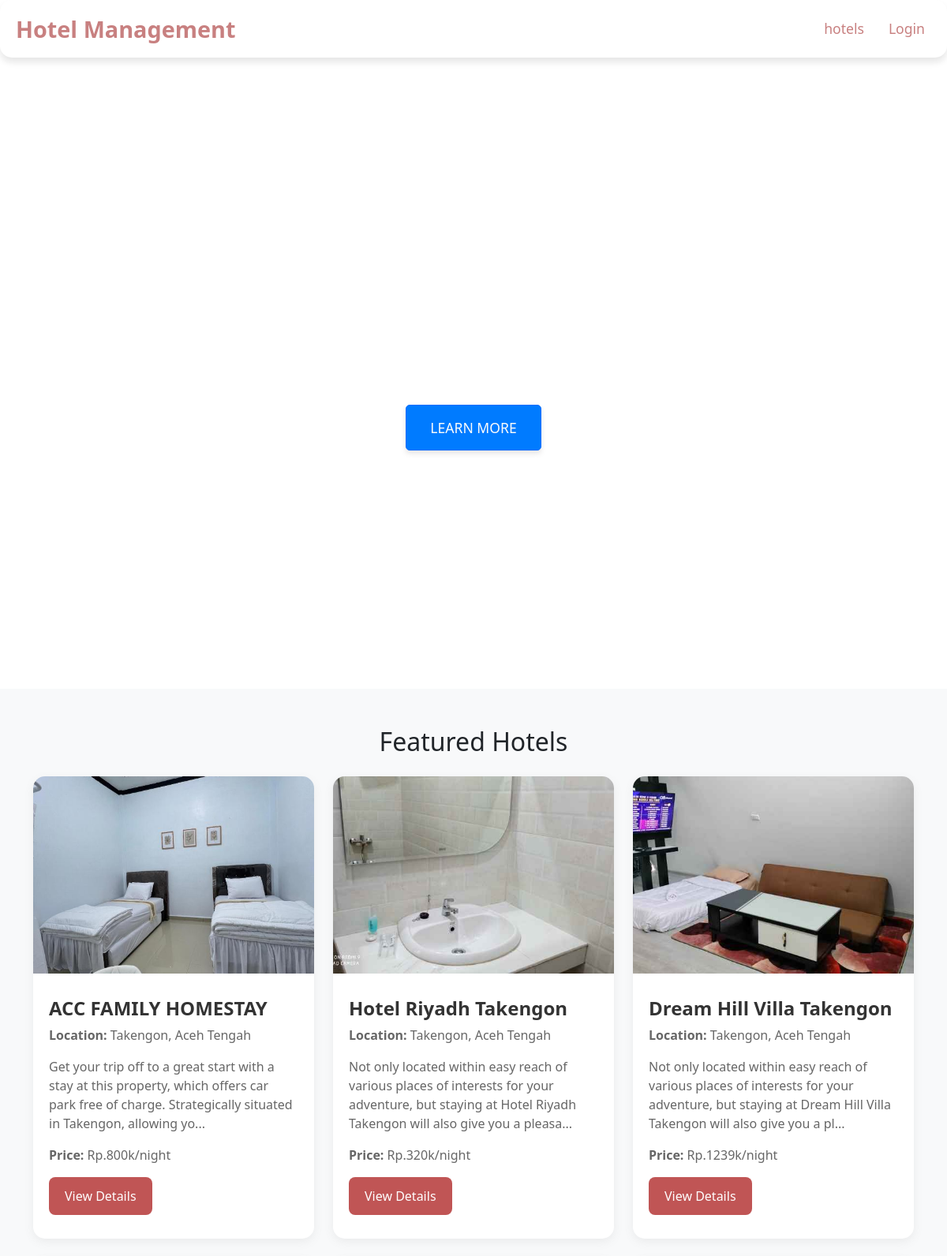
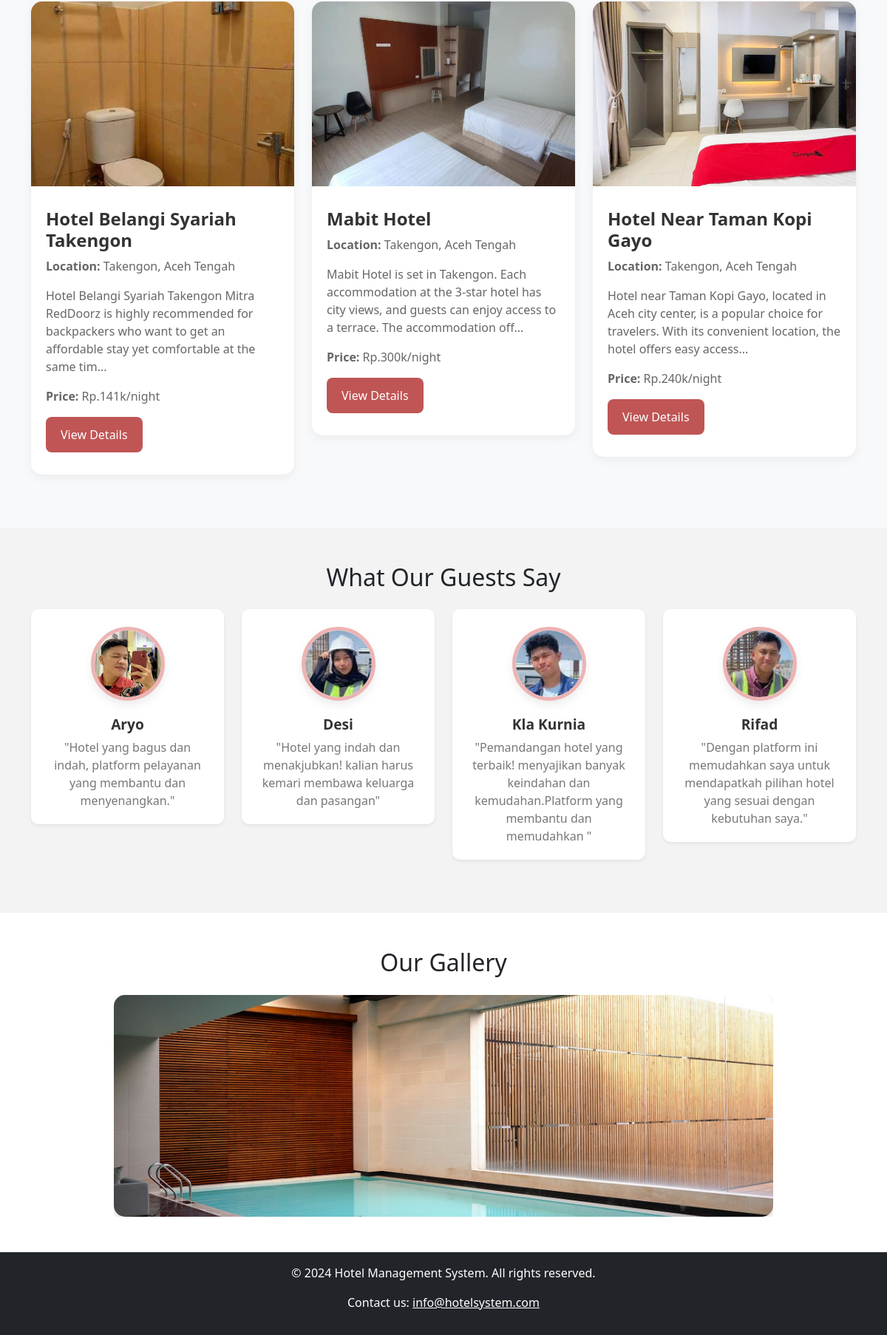
The page / on the database its author committed (2 pictures, top to bottom).
### models.py (models this page shows, shortened)
class Hotel(db.Model):
    __tablename__ = 'hotel'
    id = db.Column(db.Integer, primary_key=True)
    name = db.Column(db.String(100), nullable=False)
    location = db.Column(db.String(200), nullable=False)
    description = db.Column(db.String(500), nullable=False)
    price_per_night = db.Column(db.Integer, nullable=False)
    images = db.Column(db.String(500), nullable=True)  # Kolom images yang baru ditambahkan
    available_rooms = db.Column(db.Integer, nullable=False, default=0)
    bookings = db.relationship('Booking', back_populates='hotel')

### app.py (the view)
@app.route('/')
def home():
    hotels = Hotel.query.limit(6).all()
    return render_template('home.html', hotels=hotels)

### templates/home.html (shortened to what this page needs)
<!DOCTYPE html>
<html lang="en">
  <head>
    <link
      href="https://cdn.jsdelivr.net/npm/bootstrap@5.3.0-alpha1/dist/css/bootstrap.min.css"
      rel="stylesheet" />
    <link
      rel="stylesheet"
      href="{{ url_for('static', filename='css/home.css') }}" />
  </head>
  <body>
    {% include 'navbar.html' %}
    <div class="hero-carousel-wrapper">
      <div class="pic-ctn">
      </div>
      <div class="hero d-flex justify-content-center align-items-center">
        <div class="text-center">
          <h1>Welcome to Our Website</h1>
          <p>Your journey begins here</p>
          <a href="#" class="btn btn-primary">Learn More</a>
        </div>
      </div>
    </div>
    <section class="features py-5 bg-light">
      <div class="container">
        <h2 class="text-center mb-4">Featured Hotels</h2>
        <div class="row">
          {% for hotel in hotels %}
          <div class="col-md-4 mb-4">
            <div class="card feature-card">
              <div class="card-image">
                <img
                  src="{{ url_for('static', filename='images/' + hotel.images.split(',')[0] if hotel.images else 'default.jpg') }}"
                  alt="{{ hotel.name }}"
                  class="img-fluid" />
              </div>
              <div class="card-body">
                <h5 class="card-title">{{ hotel.name }}</h5>
                <p class="card-text">
                  <strong>Location: </strong>{{ hotel.location }}
                </p>
                <p class="card-text">{{ hotel.description[:150] }}...</p>
                <p class="card-text">
                  <strong>Price: </strong>Rp.{{ hotel.price_per_night }}k/night
                </p>
                <a href="/hotel/{{ hotel.id }}" class="btn btn-primary"
                  >View Details</a
                >
              </div>
            </div>
          </div>
          {% endfor %}
        </div>
      </div>
    </section>
    <section class="testimonials py-5">
      <div class="container">
        <h2 class="text-center mb-4">What Our Guests Say</h2>
        <div class="row">
          <div class="col-md-3 mb-4">
            <div class="card shadow-sm">
              <img
                src="{{ url_for('static', filename='images/testi4.jpg') }}"
                alt="Guest 1"
                class="card-img-top rounded-circle mx-auto mt-4"
                style="width: 100px; height: 100px" />
              <div class="card-body text-center">
                <h5 class="card-title">Aryo</h5>
                <p class="card-text">
                  "Hotel yang bagus dan indah, platform pelayanan yang membantu
                  dan menyenangkan."
                </p>
              </div>
            </div>
          </div>
          <div class="col-md-3 mb-4">
            <div class="card shadow-sm">
              <img
                src="{{ url_for('static', filename='images/testi1.jpg') }}"
                alt="Guest 2"
                class="card-img-top rounded-circle mx-auto mt-4"
                style="width: 100px; height: 100px" />
              <div class="card-body text-center">
                <h5 class="card-title">Desi</h5>
                <p class="card-text">
                  "Hotel yang indah dan menakjubkan! kalian harus kemari membawa
                  keluarga dan pasangan"
                </p>
              </div>
            </div>
          </div>
          <div class="col-md-3 mb-4">
            <div class="card shadow-sm">
              <img
                src="{{ url_for('static', filename='images/testi2.jpg') }}"
                alt="Guest 3"
                class="card-img-top rounded-circle mx-auto mt-4"
                style="width: 100px; height: 100px" />
              <div class="card-body text-center">
                <h5 class="card-title">Kla Kurnia</h5>
                <p class="card-text">
                  "Pemandangan hotel yang terbaik! menyajikan banyak keindahan
                  dan kemudahan.Platform yang membantu dan memudahkan "
                </p>
              </div>
            </div>
          </div>
          <div class="col-md-3 mb-4">
            <div class="card shadow-sm">
              <img
                src="{{ url_for('static', filename='images/testi3.jpg') }}"
                alt="Guest 4"
                class="card-img-top rounded-circle mx-auto mt-4"
                style="width: 100px; height: 100px" />
              <div class="card-body text-center">
                <h5 class="card-title">Rifad</h5>
                <p class="card-text">
                  "Dengan platform ini memudahkan saya untuk mendapatkah pilihan
                  hotel yang sesuai dengan kebutuhan saya."
                </p>
              </div>
            </div>
          </div>
        </div>
      </div>
    </section>
    <section class="carousel-postcard py-5">
      <div class="container">
        <h2 class="text-center mb-4">Our Gallery</h2>
        <div
          id="carouselExamplePostcard"
          class="carousel slide"
          data-bs-ride="carousel"
          data-bs-interval="2000">
          <div class="carousel-inner">
            <div class="carousel-item">
              <img
                src="{{ url_for('static', filename='images/gambar2.jpg') }}"
                class="d-block w-100 postcard-img"
                alt="Postcard Image 2" />
            </div>
          </div>
        </div>
      </div>
    </section>
    <footer class="footer bg-dark text-white py-3">
      <div class="container text-center">
        <p>&copy; 2024 Hotel Management System. All rights reserved.</p>
        <p>
          Contact us:
          <a href="mailto:info@hotelsystem.com" class="text-white"
            >info@hotelsystem.com</a
          >
        </p>
      </div>
    </footer>
  </body>
</html>

### templates/navbar.html (shortened to what this page needs)
<link
  rel="stylesheet"
  href="{{ url_for('static', filename='css/navbar.css') }}" />
    <nav class="navbar navbar-expand-lg navbar-light bg-light">
      <a class="navbar-brand" href="{{ url_for('home') }}">Hotel Management</a>
      <div class="collapse navbar-collapse" id="navbarNav">
        <ul class="navbar-nav ml-auto">
          <li class="nav-item active">
            <a class="nav-link" href="{{ url_for('hotels') }}">hotels</a>
          </li>
        {% if current_user.is_authenticated %}
        <li class="nav-item">
          <a class="nav-link" href="{{ url_for('logout') }}">Logout</a>
        </li>
        {% else %}
        <li class="nav-item">
          <a class="nav-link" href="{{ url_for('login') }}">Login</a>
        </li>
        {% endif %}
      </ul>
    </div>
</nav>

### static/css/home.css (style rules this page uses)
.hero-carousel-wrapper { position: relative; height: 100vh; }
.pic-ctn { position: absolute; top: 0; left: 0; width: 100%; height: 100%; z-index: 1; overflow: hidden; }
.hero { position: absolute; top: 0; left: 0; right: 0; bottom: 0; display: flex; justify-content: center; align-items: center; color: #ffffff; z-index: 10; }
.hero h1 { font-size: 3rem; font-weight: 700; margin-bottom: 20px; }
.hero p { font-size: 1.25rem; margin-bottom: 30px; }
.hero .btn { padding: 10px 25px; font-size: 1.1rem; text-transform: uppercase; }
.hero .btn { background-color: #007bff; color: #fbfbfb; padding: 15px 30px; font-size: 1.1rem; text-transform: uppercase; text-decoration: none; border-radius: 5px; box-shadow: 0 4px 6px rgba(133, 131, 131, 0.2); transition: background-color 0.3s; }
.features { background-color: #c88080; padding-top: 80px; padding-bottom: 80px; }
.feature-card { border: none; border-radius: 15px; overflow: hidden; position: relative; box-shadow: 0 4px 12px rgba(118, 115, 115, 0.1); transition: transform 0.3s ease, box-shadow 0.3s ease; }
.feature-card .card-image { height: 250px; overflow: hidden; }
.feature-card .card-image img { object-fit: cover; width: 100%; height: 100%; }
.feature-card .card-body { padding: 30px 20px; }
.feature-card .card-title { font-size: 1.5rem; font-weight: bold; color: #333; }
.feature-card .card-text { color: #666; font-size: 1rem; line-height: 1.5; }
.feature-card .btn-primary { background-color: #c05555; border: none; padding: 12px 20px; font-size: 1rem; border-radius: 8px; transition: background-color 0.3s ease; }
.testimonials { background-color: #f3f3f3; }
.testimonials .card { border: none; border-radius: 10px; transition: transform 0.3s ease-in-out; }
.testimonials .card-body { padding: 20px; }
.testimonials .card-title { font-size: 1.2rem; font-weight: bold; color: #333; }
.testimonials .card-text { font-size: 1rem; color: #777; }
.testimonials .card-img-top { border-radius: 50%; width: 100px; height: 100px; object-fit: cover; margin-top: -50px; border: 5px solid #edb3b3; box-shadow: 0 6px 12px rgba(81, 79, 79, 0.1); }
.carousel-postcard .carousel-inner { max-width: 80%; margin: 0 auto; }
.carousel-postcard .postcard-img { width: 100%; height: 300px; object-fit: cover; border-radius: 15px; box-shadow: 0 4px 10px rgba(0, 0, 0, 0.15); }

### static/css/navbar.css (style rules this page uses)
.navbar { background-color: #ffffff !important; padding: 10px 20px; border-radius: 15px; box-shadow: 0 6px 8px rgba(19, 18, 18, 0.1); }
.navbar-brand { font-size: 1.8rem; color: #c88080 !important; font-weight: bold; }
.navbar-nav { margin-left: auto; display: flex; align-items: center; }
.navbar-nav .nav-item { margin-left: 15px; }
.navbar-nav .nav-link { color: #c88080 !important; font-size: 1.1rem; padding: 8px 15px; border-radius: 5px; }

### rows shown on the page
Hotel: shows a picture, name "ACC FAMILY HOMESTAY", location "Takengon, Aceh Tengah", description "Get your trip off to a great start with a stay at this property, which offers car park free of charge. Strategically situated in Takengon, allowing yo", price_per_night "800"
Hotel: shows a picture, name "Hotel Riyadh Takengon", location "Takengon, Aceh Tengah", description "Not only located within easy reach of various places of interests for your adventure, but staying at Hotel Riyadh Takengon will also give you a pleasa", price_per_night "320"
Hotel: shows a picture, name "Dream Hill Villa Takengon", location "Takengon, Aceh Tengah", description "Not only located within easy reach of various places of interests for your adventure, but staying at Dream Hill Villa Takengon will also give you a pl", price_per_night "1239"
Hotel: shows a picture, name "Hotel Belangi Syariah Takengon", location "Takengon, Aceh Tengah", description "Hotel Belangi Syariah Takengon Mitra RedDoorz is highly recommended for backpackers who want to get an affordable stay yet comfortable at the same tim", price_per_night "141"
Hotel: shows a picture, name "Mabit Hotel", location "Takengon, Aceh Tengah", description "Mabit Hotel is set in Takengon. Each accommodation at the 3-star hotel has city views, and guests can enjoy access to a terrace. The accommodation off", price_per_night "300"
Hotel: shows a picture, name "Hotel Near Taman Kopi Gayo", location "Takengon, Aceh Tengah", description "Hotel near Taman Kopi Gayo, located in Aceh city center, is a popular choice for travelers. With its convenient location, the hotel offers easy access", price_per_night "240"
